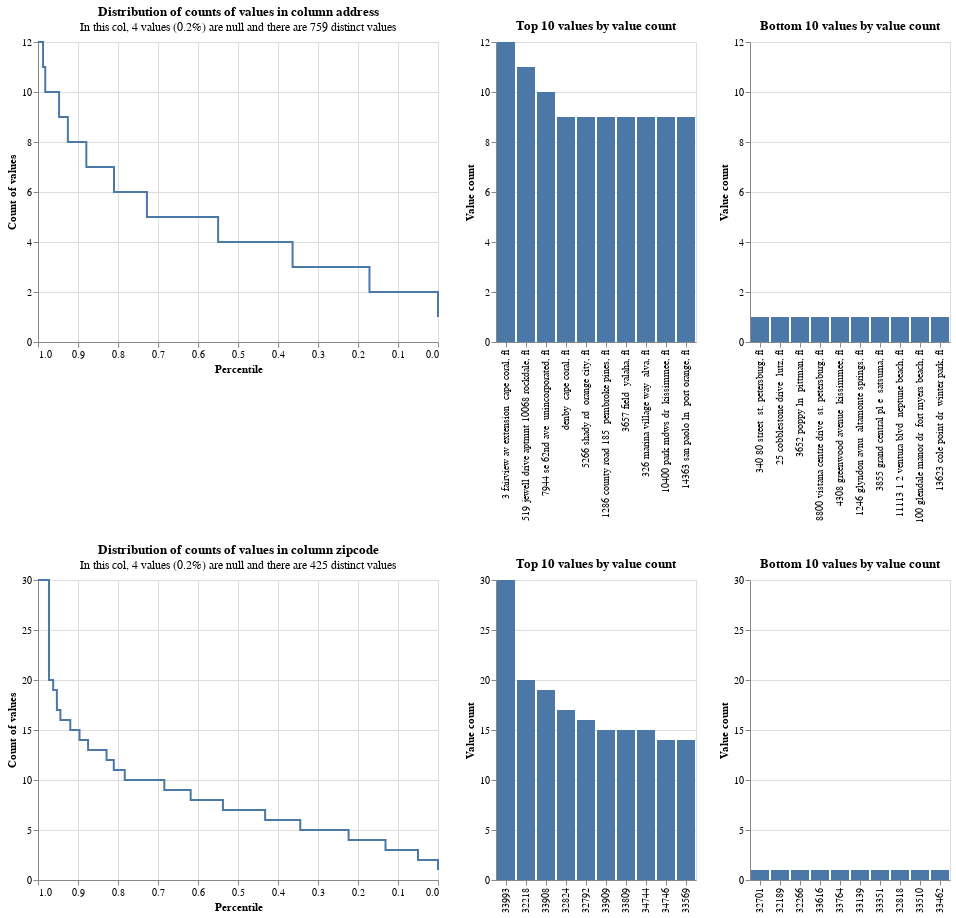

Source (notebook cell):
### Code cell
linker.profile_columns(['address', 'zipcode'])

### Figure 1 — Vega-Lite specification as saved in the notebook (floating-point values rounded to 4 significant figures)
{"config": {"view": {"continuousWidth": 400, "continuousHeight": 300}}, "vconcat": [{"hconcat": [{"data": {"values": [{"percentile_ex_nulls": 0.9934, "percentile_inc_nulls": 0.9934, "value_count": 12, "group_name": "address", "total_non_null_rows": 1821, "total_rows_inc_nulls": 1825, "sum_tokens_in_value_count_group": 12.0, "distinct_value_count": 759}, {"percentile_ex_nulls": 0.9874, "percentile_inc_nulls": 0.9874, "value_count": 11, "group_name": "address", "total_non_null_rows": 1821, "total_rows_inc_nulls": 1825, "sum_tokens_in_value_count_group": 11.0, "distinct_value_count": 759}, {"percentile_ex_nulls": 0.9819, "percentile_inc_nulls": 0.9819, "value_count": 10, "group_name": "address", "total_non_null_rows": 1821, "total_rows_inc_nulls": 1825, "sum_tokens_in_value_count_group": 10.0, "distinct_value_count": 759}, {"percentile_ex_nulls": 0.9473, "percentile_inc_nulls": 0.9474, "value_count": 9, "group_name": "address", "total_non_null_rows": 1821, "total_rows_inc_nulls": 1825, "sum_tokens_in_value_count_group": 63.0, "distinct_value_count": 759}, {"percentile_ex_nulls": 0.9253, "percentile_inc_nulls": 0.9255, "value_count": 8, "group_name": "address", "total_non_null_rows": 1821, "total_rows_inc_nulls": 1825, "sum_tokens_in_value_count_group": 40.0, "distinct_value_count": 759}, {"percentile_ex_nulls": 0.8792, "percentile_inc_nulls": 0.8795, "value_count": 7, "group_name": "address", "total_non_null_rows": 1821, "total_rows_inc_nulls": 1825, "sum_tokens_in_value_count_group": 84.0, "distinct_value_count": 759}, {"percentile_ex_nulls": 0.81, "percentile_inc_nulls": 0.8104, "value_count": 6, "group_name": "address", "total_non_null_rows": 1821, "total_rows_inc_nulls": 1825, "sum_tokens_in_value_count_group": 126.0, "distinct_value_count": 759}, {"percentile_ex_nulls": 0.7276, "percentile_inc_nulls": 0.7282, "value_count": 5, "group_name": "address", "total_non_null_rows": 1821, "total_rows_inc_nulls": 1825, "sum_tokens_in_value_count_group": 150.0, "distinct_value_count": 759}, {"percentile_ex_nulls": 0.5497, "percentile_inc_nulls": 0.5507, "value_count": 4, "group_name": "address", "total_non_null_rows": 1821, "total_rows_inc_nulls": 1825, "sum_tokens_in_value_count_group": 324.0, "distinct_value_count": 759}, {"percentile_ex_nulls": 0.3635, "percentile_inc_nulls": 0.3649, "value_count": 3, "group_name": "address", "total_non_null_rows": 1821, "total_rows_inc_nulls": 1825, "sum_tokens_in_value_count_group": 339.0, "distinct_value_count": 759}, {"percentile_ex_nulls": 0.1713, "percentile_inc_nulls": 0.1732, "value_count": 2, "group_name": "address", "total_non_null_rows": 1821, "total_rows_inc_nulls": 1825, "sum_tokens_in_value_count_group": 350.0, "distinct_value_count": 759}, {"percentile_ex_nulls": 0.0, "percentile_inc_nulls": 0.002192, "value_count": 1, "group_name": "address", "total_non_null_rows": 1821, "total_rows_inc_nulls": 1825, "sum_tokens_in_value_count_group": 312.0, "distinct_value_count": 759}, {"percentile_ex_nulls": 1.0, "percentile_inc_nulls": 1.0, "value_count": 12, "group_name": "address", "total_non_null_rows": 1821, "total_rows_inc_nulls": 1825, "sum_tokens_in_value_count_group": 12.0, "distinct_value_count": 759}]}, "mark": {"type": "line", "interpolate": "step-after"}, "encoding": {"x": {"type": "quantitative", "field": "percentile_ex_nulls", "sort": "descending", "title": "Percentile"}, "y": {"type": "quantitative", "field": "value_count", "title": "Count of values"}, "tooltip": [{"field": "value_count", "type": "quantitative"}, {"field": "percentile_ex_nulls", "type": "quantitative"}, {"field": "percentile_inc_nulls", "type": "quantitative"}, {"field": "total_non_null_rows", "type": "quantitative"}, {"field": "total_rows_inc_nulls", "type": "quantitative"}]}, "title": {"text": "Distribution of counts of values in column address", "subtitle": "In this col, 4 values (0.2%) are null and there are 759 distinct values"}}, {"data": {"values": [{"value_count": 12, "group_name": "address", "value": "3 fairview av extension  cape coral, fl", "total_non_null_rows": 1821, "total_rows_inc_nulls": 1825, "distinct_value_count": 759}, {"value_count": 11, "group_name": "address", "value": "519 jewell drive aptmnt 10068 rockdale, fl", "total_non_null_rows": 1821, "total_rows_inc_nulls": 1825, "distinct_value_count": 759}, {"value_count": 10, "group_name": "address", "value": "7944 se 62nd ave  unincorporated, fl", "total_non_null_rows": 1821, "total_rows_inc_nulls": 1825, "distinct_value_count": 759}, {"value_count": 9, "group_name": "address", "value": " denby  cape coral, fl", "total_non_null_rows": 1821, "total_rows_inc_nulls": 1825, "distinct_value_count": 759}, {"value_count": 9, "group_name": "address", "value": "5266 shady rd  orange city, fl", "total_non_null_rows": 1821, "total_rows_inc_nulls": 1825, "distinct_value_count": 759}, {"value_count": 9, "group_name": "address", "value": "1286 county road 185  pembroke pines, fl", "total_non_null_rows": 1821, "total_rows_inc_nulls": 1825, "distinct_value_count": 759}, {"value_count": 9, "group_name": "address", "value": "3657 field  yalaha, fl", "total_non_null_rows": 1821, "total_rows_inc_nulls": 1825, "distinct_value_count": 759}, {"value_count": 9, "group_name": "address", "value": "326 marina village way  alva, fl", "total_non_null_rows": 1821, "total_rows_inc_nulls": 1825, "distinct_value_count": 759}, {"value_count": 9, "group_name": "address", "value": "10400 park mdws dr  kissimmee, fl", "total_non_null_rows": 1821, "total_rows_inc_nulls": 1825, "distinct_value_count": 759}, {"value_count": 9, "group_name": "address", "value": "14363 san paolo ln  port orange, fl", "total_non_null_rows": 1821, "total_rows_inc_nulls": 1825, "distinct_value_count": 759}]}, "mark": "bar", "encoding": {"x": {"type": "nominal", "field": "value", "sort": "-y", "title": null}, "y": {"type": "quantitative", "field": "value_count", "title": "Value count"}, "tooltip": [{"field": "value", "type": "nominal"}, {"field": "value_count", "type": "quantitative"}, {"field": "total_non_null_rows", "type": "quantitative"}, {"field": "total_rows_inc_nulls", "type": "quantitative"}]}, "title": "Top 10 values by value count"}, {"data": {"values": [{"value_count": 1, "group_name": "address", "value": "340 80 street  st. petersburg, fl", "total_non_null_rows": 1821, "total_rows_inc_nulls": 1825, "distinct_value_count": 759}, {"value_count": 1, "group_name": "address", "value": "25 cobblestone drive  lutz, fl", "total_non_null_rows": 1821, "total_rows_inc_nulls": 1825, "distinct_value_count": 759}, {"value_count": 1, "group_name": "address", "value": "3652 poppy ln  pittman, fl", "total_non_null_rows": 1821, "total_rows_inc_nulls": 1825, "distinct_value_count": 759}, {"value_count": 1, "group_name": "address", "value": "8800 vistana centre drive  st. petersburg, fl", "total_non_null_rows": 1821, "total_rows_inc_nulls": 1825, "distinct_value_count": 759}, {"value_count": 1, "group_name": "address", "value": "4308 greenwood avenue  kissimmee, fl", "total_non_null_rows": 1821, "total_rows_inc_nulls": 1825, "distinct_value_count": 759}, {"value_count": 1, "group_name": "address", "value": "1246 glyndon avnu  altamonte springs, fl", "total_non_null_rows": 1821, "total_rows_inc_nulls": 1825, "distinct_value_count": 759}, {"value_count": 1, "group_name": "address", "value": "3855 grand central pl e  satsuma, fl", "total_non_null_rows": 1821, "total_rows_inc_nulls": 1825, "distinct_value_count": 759}, {"value_count": 1, "group_name": "address", "value": "11113 1 2 ventura blvd  neptune beach, fl", "total_non_null_rows": 1821, "total_rows_inc_nulls": 1825, "distinct_value_count": 759}, {"value_count": 1, "group_name": "address", "value": "100 glendale manor dr  fort myers beach, fl", "total_non_null_rows": 1821, "total_rows_inc_nulls": 1825, "distinct_value_count": 759}, {"value_count": 1, "group_name": "address", "value": "13623 cole point dr  winter park, fl", "total_non_null_rows": 1821, "total_rows_inc_nulls": 1825, "distinct_value_count": 759}]}, "mark": "bar", "encoding": {"x": {"type": "nominal", "field": "value", "sort": "-y", "title": null}, "y": {"type": "quantitative", "field": "value_count", "title": "Value count", "scale": {"domain": [0, 12]}}, "tooltip": [{"field": "value", "type": "nominal"}, {"field": "value_count", "type": "quantitative"}, {"field": "total_non_null_rows", "type": "quantitative"}, {"field": "total_rows_inc_nulls", "type": "quantitative"}]}, "title": "Bottom 10 values by value count"}]}, {"hconcat": [{"data": {"values": [{"percentile_ex_nulls": 0.9835, "percentile_inc_nulls": 0.9836, "value_count": 30, "group_name": "zipcode", "total_non_null_rows": 1821, "total_rows_inc_nulls": 1825, "sum_tokens_in_value_count_group": 30.0, "distinct_value_count": 425}, {"percentile_ex_nulls": 0.9725, "percentile_inc_nulls": 0.9726, "value_count": 20, "group_name": "zipcode", "total_non_null_rows": 1821, "total_rows_inc_nulls": 1825, "sum_tokens_in_value_count_group": 20.0, "distinct_value_count": 425}, {"percentile_ex_nulls": 0.9621, "percentile_inc_nulls": 0.9622, "value_count": 19, "group_name": "zipcode", "total_non_null_rows": 1821, "total_rows_inc_nulls": 1825, "sum_tokens_in_value_count_group": 19.0, "distinct_value_count": 425}, {"percentile_ex_nulls": 0.9528, "percentile_inc_nulls": 0.9529, "value_count": 17, "group_name": "zipcode", "total_non_null_rows": 1821, "total_rows_inc_nulls": 1825, "sum_tokens_in_value_count_group": 17.0, "distinct_value_count": 425}, {"percentile_ex_nulls": 0.944, "percentile_inc_nulls": 0.9441, "value_count": 16, "group_name": "zipcode", "total_non_null_rows": 1821, "total_rows_inc_nulls": 1825, "sum_tokens_in_value_count_group": 16.0, "distinct_value_count": 425}, {"percentile_ex_nulls": 0.9193, "percentile_inc_nulls": 0.9195, "value_count": 15, "group_name": "zipcode", "total_non_null_rows": 1821, "total_rows_inc_nulls": 1825, "sum_tokens_in_value_count_group": 45.0, "distinct_value_count": 425}, {"percentile_ex_nulls": 0.8962, "percentile_inc_nulls": 0.8964, "value_count": 14, "group_name": "zipcode", "total_non_null_rows": 1821, "total_rows_inc_nulls": 1825, "sum_tokens_in_value_count_group": 42.0, "distinct_value_count": 425}, {"percentile_ex_nulls": 0.8748, "percentile_inc_nulls": 0.8751, "value_count": 13, "group_name": "zipcode", "total_non_null_rows": 1821, "total_rows_inc_nulls": 1825, "sum_tokens_in_value_count_group": 39.0, "distinct_value_count": 425}, {"percentile_ex_nulls": 0.8287, "percentile_inc_nulls": 0.829, "value_count": 12, "group_name": "zipcode", "total_non_null_rows": 1821, "total_rows_inc_nulls": 1825, "sum_tokens_in_value_count_group": 84.0, "distinct_value_count": 425}, {"percentile_ex_nulls": 0.8105, "percentile_inc_nulls": 0.811, "value_count": 11, "group_name": "zipcode", "total_non_null_rows": 1821, "total_rows_inc_nulls": 1825, "sum_tokens_in_value_count_group": 33.0, "distinct_value_count": 425}, {"percentile_ex_nulls": 0.7831, "percentile_inc_nulls": 0.7836, "value_count": 10, "group_name": "zipcode", "total_non_null_rows": 1821, "total_rows_inc_nulls": 1825, "sum_tokens_in_value_count_group": 50.0, "distinct_value_count": 425}, {"percentile_ex_nulls": 0.6842, "percentile_inc_nulls": 0.6849, "value_count": 9, "group_name": "zipcode", "total_non_null_rows": 1821, "total_rows_inc_nulls": 1825, "sum_tokens_in_value_count_group": 180.0, "distinct_value_count": 425}, {"percentile_ex_nulls": 0.6183, "percentile_inc_nulls": 0.6192, "value_count": 8, "group_name": "zipcode", "total_non_null_rows": 1821, "total_rows_inc_nulls": 1825, "sum_tokens_in_value_count_group": 120.0, "distinct_value_count": 425}, {"percentile_ex_nulls": 0.5376, "percentile_inc_nulls": 0.5386, "value_count": 7, "group_name": "zipcode", "total_non_null_rows": 1821, "total_rows_inc_nulls": 1825, "sum_tokens_in_value_count_group": 147.0, "distinct_value_count": 425}, {"percentile_ex_nulls": 0.4322, "percentile_inc_nulls": 0.4334, "value_count": 6, "group_name": "zipcode", "total_non_null_rows": 1821, "total_rows_inc_nulls": 1825, "sum_tokens_in_value_count_group": 192.0, "distinct_value_count": 425}, {"percentile_ex_nulls": 0.3443, "percentile_inc_nulls": 0.3458, "value_count": 5, "group_name": "zipcode", "total_non_null_rows": 1821, "total_rows_inc_nulls": 1825, "sum_tokens_in_value_count_group": 160.0, "distinct_value_count": 425}, {"percentile_ex_nulls": 0.2235, "percentile_inc_nulls": 0.2252, "value_count": 4, "group_name": "zipcode", "total_non_null_rows": 1821, "total_rows_inc_nulls": 1825, "sum_tokens_in_value_count_group": 220.0, "distinct_value_count": 425}, {"percentile_ex_nulls": 0.1312, "percentile_inc_nulls": 0.1332, "value_count": 3, "group_name": "zipcode", "total_non_null_rows": 1821, "total_rows_inc_nulls": 1825, "sum_tokens_in_value_count_group": 168.0, "distinct_value_count": 425}, {"percentile_ex_nulls": 0.04997, "percentile_inc_nulls": 0.05205, "value_count": 2, "group_name": "zipcode", "total_non_null_rows": 1821, "total_rows_inc_nulls": 1825, "sum_tokens_in_value_count_group": 148.0, "distinct_value_count": 425}, {"percentile_ex_nulls": 0.0, "percentile_inc_nulls": 0.002192, "value_count": 1, "group_name": "zipcode", "total_non_null_rows": 1821, "total_rows_inc_nulls": 1825, "sum_tokens_in_value_count_group": 91.0, "distinct_value_count": 425}, {"percentile_ex_nulls": 1.0, "percentile_inc_nulls": 1.0, "value_count": 30, "group_name": "zipcode", "total_non_null_rows": 1821, "total_rows_inc_nulls": 1825, "sum_tokens_in_value_count_group": 30.0, "distinct_value_count": 425}]}, "mark": {"type": "line", "interpolate": "step-after"}, "encoding": {"x": {"type": "quantitative", "field": "percentile_ex_nulls", "sort": "descending", "title": "Percentile"}, "y": {"type": "quantitative", "field": "value_count", "title": "Count of values"}, "tooltip": [{"field": "value_count", "type": "quantitative"}, {"field": "percentile_ex_nulls", "type": "quantitative"}, {"field": "percentile_inc_nulls", "type": "quantitative"}, {"field": "total_non_null_rows", "type": "quantitative"}, {"field": "total_rows_inc_nulls", "type": "quantitative"}]}, "title": {"text": "Distribution of counts of values in column zipcode", "subtitle": "In this col, 4 values (0.2%) are null and there are 425 distinct values"}}, {"data": {"values": [{"value_count": 30, "group_name": "zipcode", "value": "33993", "total_non_null_rows": 1821, "total_rows_inc_nulls": 1825, "distinct_value_count": 425}, {"value_count": 20, "group_name": "zipcode", "value": "32218", "total_non_null_rows": 1821, "total_rows_inc_nulls": 1825, "distinct_value_count": 425}, {"value_count": 19, "group_name": "zipcode", "value": "33908", "total_non_null_rows": 1821, "total_rows_inc_nulls": 1825, "distinct_value_count": 425}, {"value_count": 17, "group_name": "zipcode", "value": "32824", "total_non_null_rows": 1821, "total_rows_inc_nulls": 1825, "distinct_value_count": 425}, {"value_count": 16, "group_name": "zipcode", "value": "32792", "total_non_null_rows": 1821, "total_rows_inc_nulls": 1825, "distinct_value_count": 425}, {"value_count": 15, "group_name": "zipcode", "value": "33909", "total_non_null_rows": 1821, "total_rows_inc_nulls": 1825, "distinct_value_count": 425}, {"value_count": 15, "group_name": "zipcode", "value": "33809", "total_non_null_rows": 1821, "total_rows_inc_nulls": 1825, "distinct_value_count": 425}, {"value_count": 15, "group_name": "zipcode", "value": "34744", "total_non_null_rows": 1821, "total_rows_inc_nulls": 1825, "distinct_value_count": 425}, {"value_count": 14, "group_name": "zipcode", "value": "34746", "total_non_null_rows": 1821, "total_rows_inc_nulls": 1825, "distinct_value_count": 425}, {"value_count": 14, "group_name": "zipcode", "value": "33569", "total_non_null_rows": 1821, "total_rows_inc_nulls": 1825, "distinct_value_count": 425}]}, "mark": "bar", "encoding": {"x": {"type": "nominal", "field": "value", "sort": "-y", "title": null}, "y": {"type": "quantitative", "field": "value_count", "title": "Value count"}, "tooltip": [{"field": "value", "type": "nominal"}, {"field": "value_count", "type": "quantitative"}, {"field": "total_non_null_rows", "type": "quantitative"}, {"field": "total_rows_inc_nulls", "type": "quantitative"}]}, "title": "Top 10 values by value count"}, {"data": {"values": [{"value_count": 1, "group_name": "zipcode", "value": "32701", "total_non_null_rows": 1821, "total_rows_inc_nulls": 1825, "distinct_value_count": 425}, {"value_count": 1, "group_name": "zipcode", "value": "32189", "total_non_null_rows": 1821, "total_rows_inc_nulls": 1825, "distinct_value_count": 425}, {"value_count": 1, "group_name": "zipcode", "value": "32266", "total_non_null_rows": 1821, "total_rows_inc_nulls": 1825, "distinct_value_count": 425}, {"value_count": 1, "group_name": "zipcode", "value": "33616", "total_non_null_rows": 1821, "total_rows_inc_nulls": 1825, "distinct_value_count": 425}, {"value_count": 1, "group_name": "zipcode", "value": "33764", "total_non_null_rows": 1821, "total_rows_inc_nulls": 1825, "distinct_value_count": 425}, {"value_count": 1, "group_name": "zipcode", "value": "33139", "total_non_null_rows": 1821, "total_rows_inc_nulls": 1825, "distinct_value_count": 425}, {"value_count": 1, "group_name": "zipcode", "value": "33351", "total_non_null_rows": 1821, "total_rows_inc_nulls": 1825, "distinct_value_count": 425}, {"value_count": 1, "group_name": "zipcode", "value": "32818", "total_non_null_rows": 1821, "total_rows_inc_nulls": 1825, "distinct_value_count": 425}, {"value_count": 1, "group_name": "zipcode", "value": "33510", "total_non_null_rows": 1821, "total_rows_inc_nulls": 1825, "distinct_value_count": 425}, {"value_count": 1, "group_name": "zipcode", "value": "33462", "total_non_null_rows": 1821, "total_rows_inc_nulls": 1825, "distinct_value_count": 425}]}, "mark": "bar", "encoding": {"x": {"type": "nominal", "field": "value", "sort": "-y", "title": null}, "y": {"type": "quantitative", "field": "value_count", "title": "Value count", "scale": {"domain": [0, 30]}}, "tooltip": [{"field": "value", "type": "nominal"}, {"field": "value_count", "type": "quantitative"}, {"field": "total_non_null_rows", "type": "quantitative"}, {"field": "total_rows_inc_nulls", "type": "quantitative"}]}, "title": "Bottom 10 values by value count"}]}], "$schema": "https://vega.github.io/schema/vega-lite/v4.8.1.json"}
